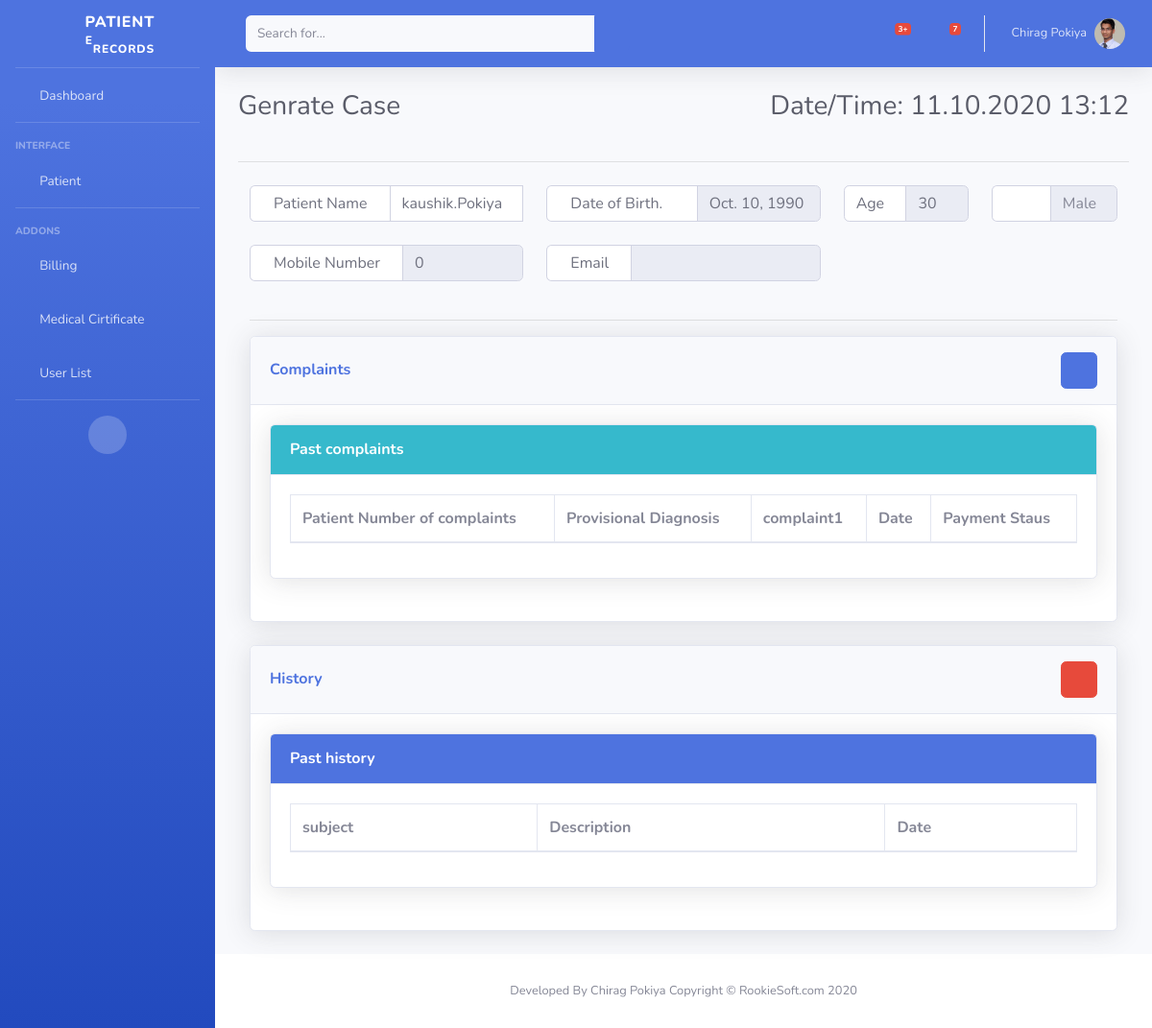
Page /generate/30 (signed in) on the committed database.
### account/models.py (models this page shows, shortened)
class Profile(models.Model):
    user = models.OneToOneField(User, on_delete=models.CASCADE)
    contact_no = models.IntegerField(null = True, blank=True, default=0)
    address = models.CharField(max_length=200)
    sex = models.CharField(max_length=50)
    dob = models.DateField(null = True, blank=True,)
    age = models.IntegerField(blank=True, null = True)
    blood_group = models.CharField(max_length=3)
    photo = models.ImageField(upload_to = 'users/%Y/%m/%d', blank = True)
    archive = models.BooleanField(default=False)
    created_at=models.DateTimeField(auto_now_add=True)
    updated_at=models.DateTimeField(auto_now_add=True)

### home/views.py (the view)
# urls.py: path('generate/<str:patient_id>', generate, name = 'generate'),
@login_required
def generate(request, patient_id):
    patient = Profile.objects.get(user=patient_id)
    patientPastHistorys = PastHistory.objects.filter(patient=patient_id)
    medicinesnames = Medicines.objects.all
    results=ComplaintList.objects.all
    patientcomplaints = PatientComplaint.objects.filter(patientcheckup__patient=patient_id)
    patientbills = Bill.objects.filter(patient=patient_id)
    return render(request, 'case/generate.html', {'patient':patient,'patientPastHistorys':patientPastHistorys, 'results':results, 'medicinesnames':medicinesnames, 'patientcomplaints':patientcomplaints, 'patientbills':patientbills})

### home/context_processors.py (called while the page is built)
def hasGroup(user, groupName):
    try:
        group = Group.objects.get(name=groupName)
        return True if group in user.groups.all() else False
    except:
        return False

def menu_processor(request):
    menu = {}
    user = request.user
    if hasGroup(user, 'doctor'):
        menu['Cases'] = '/case'
        menu['New Patient'] = '/register'
        menu['Manage Patient'] = '/manage_patient'
    elif hasGroup(user, 'patient'):
        menu['Reports'] = '/reports'
        menu['Appointments'] = '/appointments'
        menu['Medication'] = '/medicines'
        menu['Bills'] = '/bill'
        menu['Cases'] = '/case'
    elif hasGroup(user, 'receptionist'):
        menu['New Patient'] = '/register'
        menu['Cases'] = '/case'
        menu['Generate Case'] = '/generate'
    elif hasGroup(user, 'lab_attendant'):
        menu['Reports'] = '/reports'
        menu['Generate Report'] = '/reports/generate'
    elif hasGroup(user, 'inventory_manager'):
        menu['All Stock'] = ''
        menu['Stock Details'] = ''
    return {'menu': menu}

### home/models.py (called while the page is built)
	def __str__(self):
		return self.medicinesname

### home/templates/case/generate.html (shortened to what this page needs)
{% extends 'home/base.html' %}
{% block heading %}
<div class="row">
  <div class="col">
    <h1 class="h3 mb-4 text-gray-800">Genrate Case</h1>
  </div>
  <div class="col">
    <p class="text-right">Date/Time: <span id="datetime"></span></p>
  </div>
</div>
<hr>
{% endblock %}
{% block css %}
<link rel="stylesheet" href="https://cdn.jsdelivr.net/npm/bootstrap-select@1.13.14/dist/css/bootstrap-select.min.css">
{% endblock css %}
{% block body %}
<div class="container-fluid">
  <div class="row">
    <div class="col-lg-4 input-group mb-4">
      <div class="input-group-prepend">
        <span class="input-group-text bg-white px-4 border-md border-right-0">
          Patient Name
        </span>
      </div>
      <b class="form-control" id="patientusername" type="text" name="patientusername">{{ patient.user.username }}</b>
    </div>
    <div class="col-lg-4 input-group mb-4">
      <div class="input-group-prepend">
        <span class="input-group-text bg-white px-4 border-md border-right-0">
          Date of Birth.<i class="fas fa-birthday-cake"></i>
        </span>
      </div>
      <b class="form-control" id="patientdob" type="text" name="patientdob" placeholder="Date of Birth"
        readonly>{{ patient.dob }}</b>
    </div>
    <div class="col-lg-2 input-group mb-4">
      <label class="form-control">Age</label>
      <input class="form-control" id="patientage" type="text" name="patientage" value="{{ patient.age }}" readonly>
    </div>
    <div class="col-lg-2 input-group mb-4">
      <div class="input-group-prepend">
        <span class="input-group-text bg-white px-4 border-md border-right-0">
          <i class="fas fa-venus-mars"></i>
        </span>
      </div>
      <input class="form-control" id="patientgender" type="text" name="patientgender" placeholder="{{ patient.sex }}"
        readonly>
    </div>
  </div>
  <div class="row">
    <div class="col-lg-4 input-group mb-4">
      <div class="input-group-prepend">
        <span class="input-group-text bg-white px-4 border-md border-right-0">
          Mobile Number
        </span>
      </div>
      <b class="form-control" id="patientmobile" type="text" name="patientmobile" placeholder="Contact Number"
        readonly>{{ patient.contact_no }}</b>
    </div>
    <div class="col-lg-4 input-group mb-4">
      <div class="input-group-prepend">
        <span class="input-group-text bg-white px-4 border-md border-right-0">
          Email
        </span>
      </div>
      <b class="form-control" id="patientemail" type="text" name="patientemail" placeholder="Email"
        readonly>{{ patient.user.email }}</b>
    </div>
  </div>
  <hr>
  <div class="row">
    <div class="col-lg-12">
      <div class="card shadow mb-4">
        <div class="card-header py-3 d-flex flex-row align-items-center justify-content-between">
          <h6 class="m-0 font-weight-bold text-primary">Complaints</h6>
          <div class="no-arrow">
            <button type="button" class="btn btn-primary" data-toggle="modal" data-target="#complaintsModal">
              <i class="fas fa-plus-square"></i>
            </button>
          </div>
        </div>
        <div class="card-body">
          <div class="card shadow mb-4">
            <a href="#collapseCardExample4" class="d-block card-header py-3 bg-info text-white" data-toggle="collapse"
              role="button" aria-expanded="true" aria-controls="collapseCardExample4">
              <h6 class="m-0 font-weight-bold">Past complaints</h6>
            </a>
            <div class="collapse show" id="collapseCardExample4">
              <div class="card-body">
                <table class="table table-bordered" id="dataTable" width="100%" cellspacing="0">
                  <thead>
                    <tr>
                      <th>Patient Number of complaints</th>
                      <th>Provisional Diagnosis</th>
                      <th>complaint1</th>
                      <th>Date</th>
                      <th>Payment Staus</th>
                    </tr>
                  </thead>
                </table>
              </div>
            </div>
          </div>
        </div>
      </div>
    </div>
  </div>
  <div class="row">
    <div class="col-lg-12">
      <div class="card shadow mb-4">
        <div class="card-header py-3 d-flex flex-row align-items-center justify-content-between">
          <h6 class="m-0 font-weight-bold text-primary">History</h6>
          <div class="no-arrow">
            <button type="button" class="btn btn-danger" data-toggle="modal" data-target="#historyModal">
              <i class="fas fa-plus-square"></i>
            </button>
          </div>
        </div>
        <div class="card-body">
          <div class="card shadow mb-4">
            <a href="#collapseCardExample3" class="d-block card-header py-3 bg-primary text-white"
              data-toggle="collapse" role="button" aria-expanded="true" aria-controls="collapseCardExample3">
              <h6 class="m-0 font-weight-bold">Past history</h6>
            </a>
            <div class="collapse show" id="collapseCardExample3">
              <div class="card-body">
                <table class="table table-bordered" id="dataTable" width="100%" cellspacing="0">
                  <thead>
                    <tr>
                      <th>subject</th>
                      <th>Description</th>
                      <th>Date</th>
                    </tr>
                  </thead>
                </table>
              </div>
            </div>
          </div>
        </div>
      </div>
    </div>
  </div>
</div>
{% endblock %}

### home/templates/home/base.html (shortened to what this page needs)
{% load static %}
<!DOCTYPE html>
<html lang="en">
<head>
  <link href="{% static "vendor/fontawesome-free/css/all.min.css" %}" rel="stylesheet" type="text/css">
  <link href="{% static "css/sb-admin-2.min.css" %}" rel="stylesheet">
  {% block css %}
{% endblock css %}
</head>
<body id="page-top">
  <div id="wrapper">
    <ul class="navbar-nav bg-gradient-primary sidebar sidebar-dark accordion" id="accordionSidebar">
      <a class="sidebar-brand d-flex align-items-center justify-content-center" href="index.html">
        <div class="sidebar-brand-icon rotate-n-15">
          <i class="fas fa-laugh-wink"></i>
        </div>
        <div class="sidebar-brand-text mx-3">Patient <sup>e</sup><sub>Records</sub></div>
      </a>
      <hr class="sidebar-divider my-0">
      <li class="nav-item">
        <a class="nav-link" href="index.html">
          <i class="fas fa-fw fa-tachometer-alt"></i>
          <span>Dashboard</span></a>
      </li>
      <hr class="sidebar-divider">
      <div class="sidebar-heading">
        Interface
      </div>
      <li class="nav-item">
        <a class="nav-link collapsed" href="#" data-toggle="collapse" data-target="#collapseTwo" aria-expanded="true"
          aria-controls="collapseTwo">
          <i class="fas fa-fw fa-cog"></i>
          <span>Patient</span>
        </a>
      </li>
      <hr class="sidebar-divider d-none d-md-block">
      <div class="sidebar-heading">
        Addons
      </div>
      <li class="nav-item">
        <a class="nav-link collapsed" href="/all_bill">
          <i class="fas fa-fw fa-folder"></i>
          <span>Billing</span>
        </a>
      </li>
      <li class="nav-item">
        <a class="nav-link" href="charts.html">
          <i class="fas fa-fw fa-chart-area"></i>
          <span>Medical Cirtificate</span></a>
      </li>
      <li class="nav-item">
        <a class="nav-link" href="/userlist">
          <i class="fas fa-fw fa-table"></i>
          <span>User List</span></a>
      </li>
      <hr class="sidebar-divider d-none d-md-block">
      <div class="text-center d-none d-md-inline">
        <button class="rounded-circle border-0" id="sidebarToggle"></button>
      </div>
    </ul>
    <div id="content-wrapper" class="d-flex flex-column">
      <div id="content">
        <nav class="navbar navbar-expand navbar-dark bg-primary topbar mb-4 static-top shadow">
          <form class="d-none d-sm-inline-block form-inline mr-auto ml-md-3 my-2 my-md-0 mw-100 navbar-search">
            <div class="input-group">
              <input type="text" class="form-control bg-light border-0 small" placeholder="Search for..."
                aria-label="Search" aria-describedby="basic-addon2">
              <div class="input-group-append">
                <button class="btn btn-primary" type="button">
                  <i class="fas fa-search fa-sm"></i>
                </button>
              </div>
            </div>
          </form>
          <ul class="navbar-nav ml-auto">
            <li class="nav-item dropdown no-arrow mx-1">
              <a class="nav-link dropdown-toggle" href="#" id="alertsDropdown" role="button" data-toggle="dropdown"
                aria-haspopup="true" aria-expanded="false">
                <i class="fas fa-bell fa-fw"></i>
                <span class="badge badge-danger badge-counter">3+</span>
              </a>
            </li>
            <li class="nav-item dropdown no-arrow mx-1">
              <a class="nav-link dropdown-toggle" href="#" id="messagesDropdown" role="button" data-toggle="dropdown"
                aria-haspopup="true" aria-expanded="false">
                <i class="fas fa-envelope fa-fw"></i>
                <span class="badge badge-danger badge-counter">7</span>
              </a>
            </li>
            <li class="nav-item dropdown no-arrow">
              <a class="nav-link dropdown-toggle" href="#" id="userDropdown" role="button" data-toggle="dropdown"
                aria-haspopup="true" aria-expanded="false">
                <span class="mr-2 d-none d-lg-inline text-white-600 small">{{request.user.first_name}}
                  {{request.user.last_name}}</span>
                <img class="img-profile rounded-circle" src="{{ user.profile.photo.url }}">
              </a>
            </li>
          </ul>
        </nav>
        <div class="container-fluid">
          <h1 class="h3 mb-4 text-gray-800">{% block heading %}Clinic Portal{% endblock %}</h1>
          <div class="row">
            {% block body %}{% endblock %}
          </div>
        </div>
      </div>
      <footer class="sticky-footer bg-white">
        <div class="container my-auto">
          <div class="copyright text-center my-auto">
            <span>Developed By Chirag Pokiya</span>
            <span>Copyright &copy; RookieSoft.com 2020</span>
          </div>
        </div>
      </footer>
    </div>
  </div>
</body>
</html>

### rows in the picture
Profile: user.username "kaushik.Pokiya", dob "Oct. 10, 1990", patientage "30", patientgender "Male", contact_no "0"

### other values in the picture
{{ request.user.first_name }} "Chirag"
{{ request.user.last_name }} "Pokiya"
